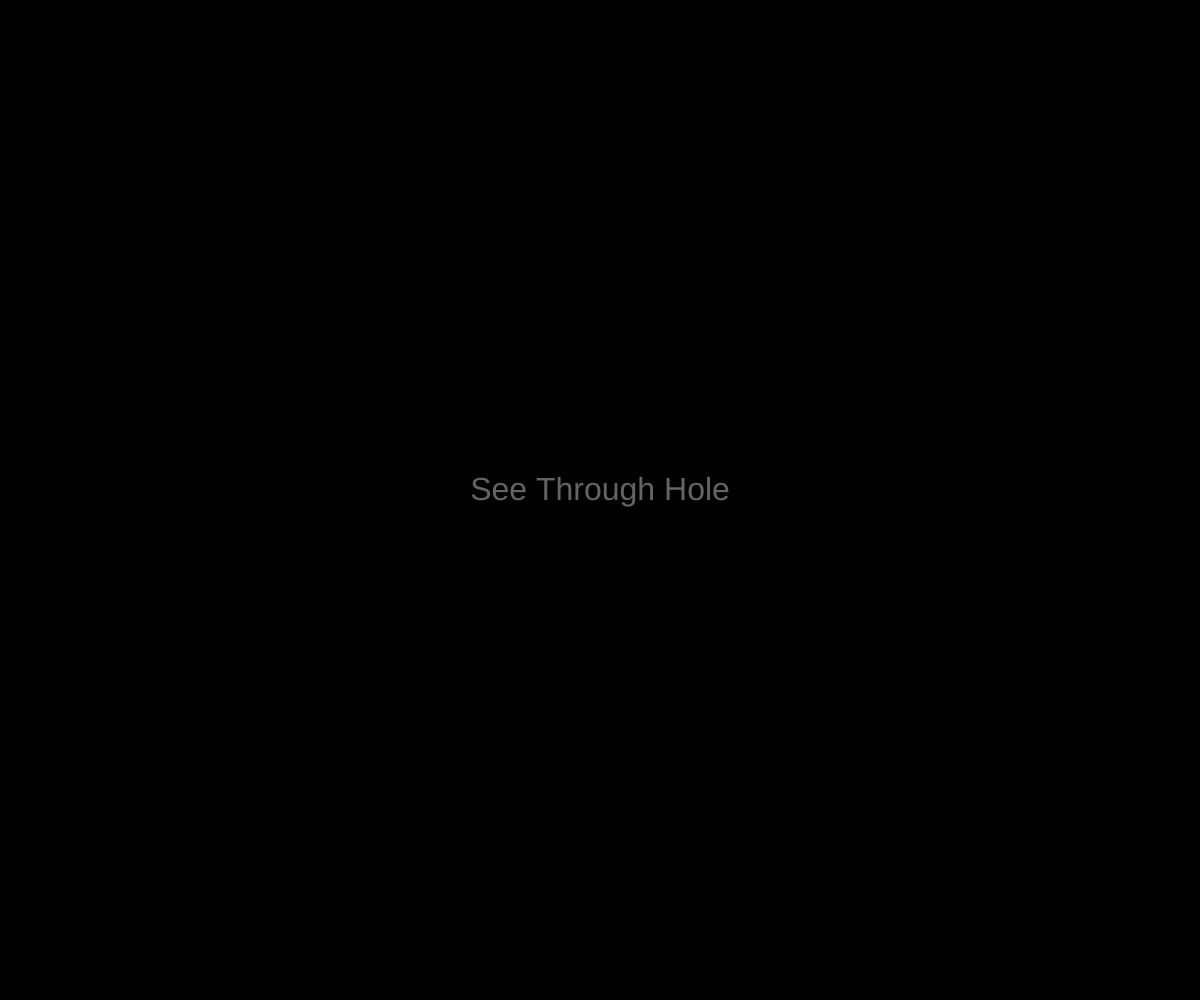
Frame 1 (no input)
Frame 60 (no input): identical to frame 1, image omitted
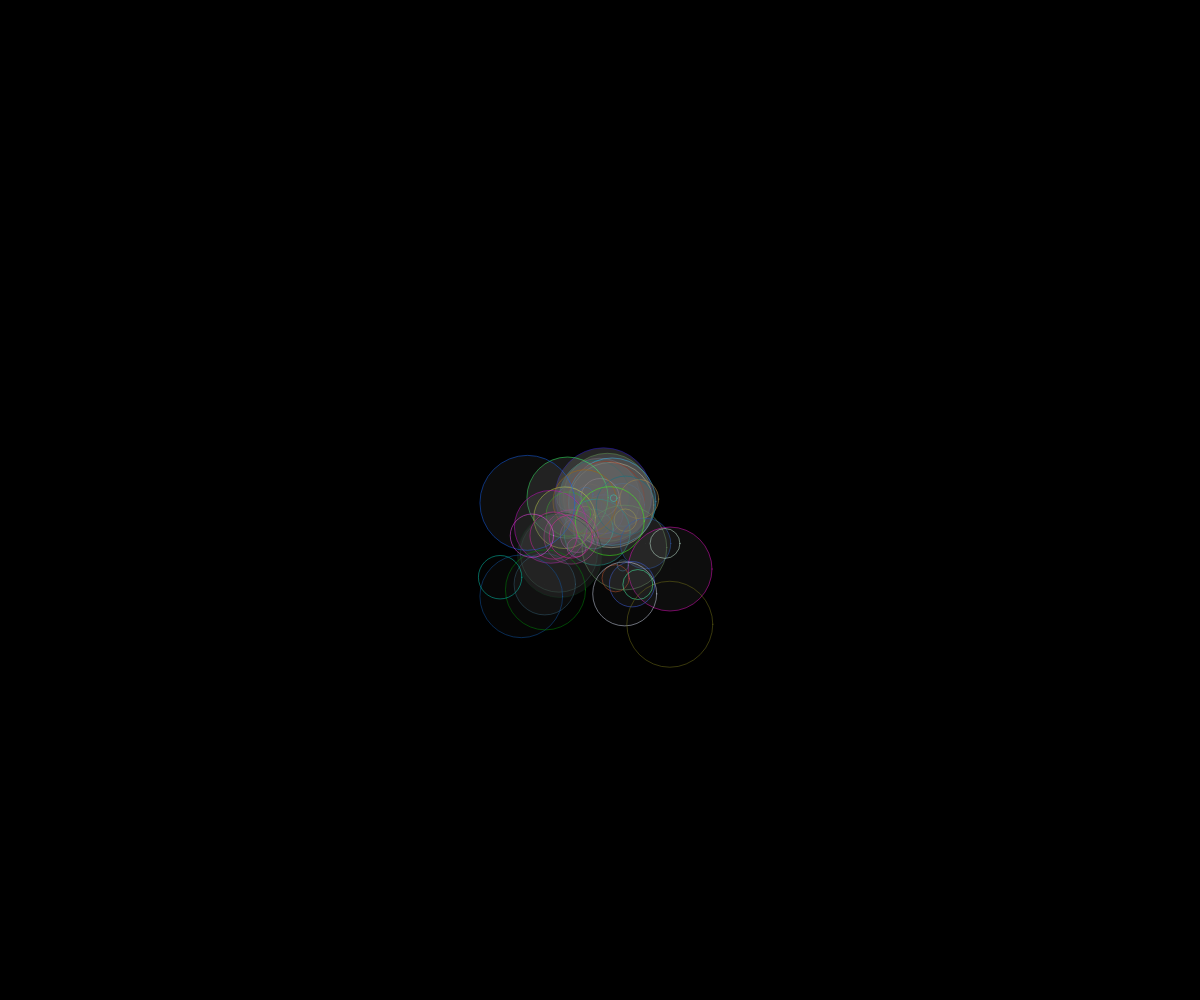
Frame 120 (the mouse pressed at the canvas centre since frame 60)

The p5.js sketch that drew these frames (run headless with seeded random() and noise() and a simulated clock; from frame 60 on, the mouse is pressed at the canvas centre):

// p5.js sketch
// ── sketch.js
// Global variables
var i = 0;
let systems = [];

function setup() {
  createCanvas(windowWidth, windowHeight);
  systems = [];
}

function draw() {
  background(0);
  
  // Draw interactive ellipse
  stroke(255);
  strokeWeight(10);
  noFill();
  ellipse(250, mouseY, 200 + i);

  // Run the particle system
  for (let j = systems.length - 1; j >= 0; j--) {
    systems[j].run();
    systems[j].addParticle();
  }
  
  // Display instructions if there are no particle systems
  if (systems.length === 0) {
    displayInstructions();
  }
}

function mouseWheel(event) {
  i += event.delta;
}

function mousePressed() {
  this.p = new ParticleSystem(createVector(mouseX, mouseY));
  systems.push(p);
}

function windowResized() {
  resizeCanvas(windowWidth, windowHeight);
}

function displayInstructions() {
  fill(255);
  textAlign(CENTER);
  textSize(32);
  text("See Through Hole", width / 2, height / 2);
}




function setup() {
  createCanvas(windowWidth, windowHeight);
  systems = [];
}

function draw() {
  background(51);
  background(0);
  for (i = 0; i < systems.length; i++) {
    systems[i].run();
    systems[i].addParticle();
  }
  if (systems.length == 0) {
    fill(100);
    textAlign(CENTER);
    textSize(32);
    text("See Through Hole", width / 2, height / 2);
  }
}

function mousePressed() {
  this.p = new ParticleSystem(createVector(mouseX, mouseY));
  systems.push(p);
}

// A simple Particle class
let Particle = function(position) {
  this.acceleration = createVector(0, 0.05);
  this.velocity = createVector(random(-2, 2), random(-1, 1));
  this.position = position.copy();
  this.lifespan = 111.0;
  this.color = color(random(255), random(255), random(255));
  this.size = random(5, 10);
};

Particle.prototype.run = function() {
  this.update();
  this.display();
};

// Method to update position
Particle.prototype.update = function(){
  this.velocity.add(this.acceleration);
  this.position.add(this.velocity);
  this.lifespan -= 2;
};


// Method to display
Particle.prototype.display = function () {
    stroke(this.color);
    strokeWeight(0.5);
    fill(100, this.lifespan);
    this.size = random(5, 100);
    // 여기에서 this.size를 사용하여 파티클의 크기를 조정
    ellipse(this.position.x, this.position.y, this.size, this.size);
  };

// Is the particle still useful?
Particle.prototype.isDead = function () {
  if (this.lifespan < 0) {
    return true;
  } else {
    return false;
  }
};

let ParticleSystem = function (position) {
  this.origin = position.copy();
  this.particles = [];
};

ParticleSystem.prototype.addParticle = function () {
  // Add either a Particle or CrazyParticle to the system
  if (int(random(0, 3)) == 0) {
    p = new Particle(this.origin);
  }
  else {
    p = new CrazyParticle(this.origin);
  }
  this.particles.push(p);
};

ParticleSystem.prototype.run = function () {
  for (let i = this.particles.length - 1; i >= 0; i--) {
    let p = this.particles[i];
    p.run();
    if (p.isDead()) {
      this.particles.splice(i, 1);
    }
  }
};

// A subclass of Particle

function CrazyParticle(origin) {
  // Call the parent constructor, making sure (using Function#call)
  // that "this" is set correctly during the call
  Particle.call(this, origin);

  // Initialize our added properties
  this.theta = 0.0;
};


CrazyParticle.prototype = Object.create(Particle.prototype); // See note below

// Set the "constructor" property to refer to CrazyParticle
CrazyParticle.prototype.constructor = CrazyParticle;

// Notice we don't have the method run() here; it is inherited from Particle

// This update() method overrides the parent class update() method
CrazyParticle.prototype.update=function() {
  Particle.prototype.update.call(this);
  // Increment rotation based on horizontal velocity
  this.theta += (this.velocity.x * this.velocity.mag()) / 10.0;
}

// This display() method overrides the parent class display() method
CrazyParticle.prototype.display=function() {
  // Render the ellipse just like in a regular particle
  Particle.prototype.display.call(this);
  // Then add a rotating line
  push();
  translate(this.position.x, this.position.y);
  rotate(this.theta);
  stroke(100, this.lifespan);
  line(0, 0, 0, 0);
  pop();
}
